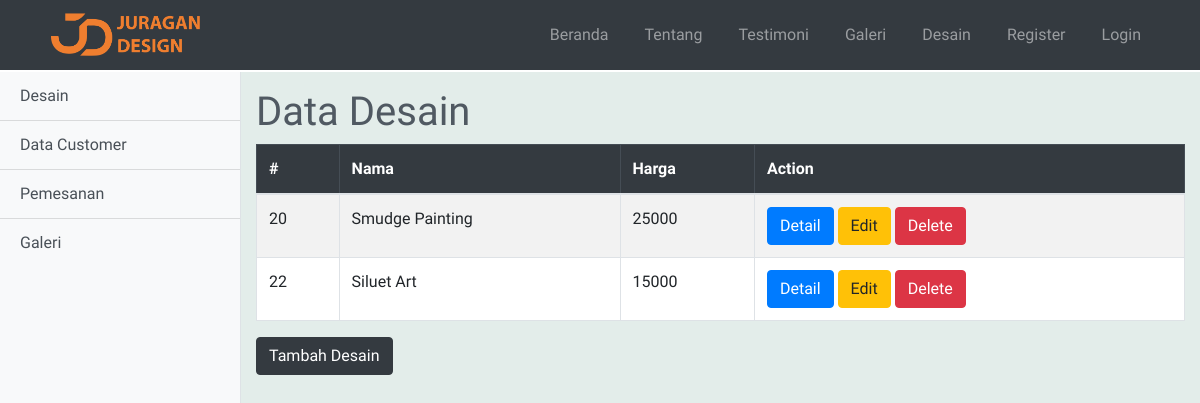
/admin-paket.php, run on the app's committed database.
### tables this page shows
CREATE TABLE `paket` (
  `id_paket` int(11) NOT NULL,
  `nama_paket` varchar(45) DEFAULT NULL,
  `harga` longtext,
  `dekorasi` varchar(255) DEFAULT NULL,
  `rias_baju` varchar(255) DEFAULT NULL,
  `dokumentasi` varchar(255) DEFAULT NULL,
  `mc` varchar(45) DEFAULT NULL,
  `free` varchar(255) DEFAULT NULL,
  `biaya_pelihara` longtext NOT NULL,
  `foto` varchar(255) NOT NULL,
  `lama` int(255) NOT NULL,
  `Detail` longtext NOT NULL,
  `Jenis` varchar(255) NOT NULL,
  `level` tinyint(2) NOT NULL DEFAULT '1'
);

### admin-paket.php (the view, shortened to what this page needs)
<!DOCTYPE html>
<html lang="en">
<head>
    <?php include 'includes/head.php' ?>
    <link href="css/simple-sidebar.css" rel="stylesheet">
</head>
<body>
    <?php include 'includes/navbar.php' ?>
    <div class="d-flex pt-5 mt-4" id="wrapper">
        <?php include 'includes/sidebar.php' ?>
        <div style="background-color:#E3EDEA;" id="page-content-wrapper">
            <div class="container-fluid mt-3">
                <h1 class="">Data Desain</h1>
            </div>
            <div class="container">
                <table class="table table-striped table-bordered" style="background-color: white;">
                    <thead class="table-dark">
                        <tr class="">
                            <th scope="col">#</th>
                            <th scope="col">Nama</th>
                            <th scope="col">Harga</th>
                            <th scope="col">Action</th>
                        </tr>
                    </thead>
                    <tbody>
                        <?php
                        $query = "SELECT * FROM paket WHERE level = 1";
                        $result = mysqli_query($con, $query);
                        if (mysqli_num_rows($result) > 0) {
                            while ($row = mysqli_fetch_assoc($result)) {
                                ?>
                                <tr class="">
                                    <td> <?php echo $row["id_paket"] ?> </td>
                                    <td> <?php echo $row["nama_paket"] ?> </td>
                                    <td><?php echo $row["harga"] ?></td>
                                    <td>
                                        <a href="#modal" class="btn btn-primary" data-toggle="modal" aria-pressed="false" data-target="#modal<?php echo $row["id_paket"] ?>" role="button">Detail</a>
                                        <a role="button" class="btn btn-warning" href="edit-paket.php?id=<?php echo $row["id_paket"] ?> ">Edit</a>
                                        <a role="button" class="btn btn-danger" href="proses/proses_delete-paket.php?id=<?php echo $row["id_paket"] ?> ">Delete</a>
                                    </td>
                                </tr>
                            <?php } ?>
                        <?php }
                        ?>
                    </tbody>
                </table>
            </div>
            <div class="container-fluid">
                <a name="" id="" class="btn btn-dark" href="tambah-paket.php" role="button">Tambah Desain</a>
            </div>
        </div>
    </div>
</body>
</html>

### css/style.css (style rules this page uses)
body { overflow-x: hidden; font-family: 'Varela Round', sans-serif; color: #505962; }

### css/simple-sidebar.css (style rules this page uses)
body { overflow-x: hidden; }
#page-content-wrapper { min-width: 100vw; }
@media (min-width: 768px) { #page-content-wrapper { min-width: 0; width: 100%; } }

### data on the page
paket: id_paket "20", nama_paket "Smudge Painting", harga "25000"
paket: id_paket "22", nama_paket "Siluet Art", harga "15000"
